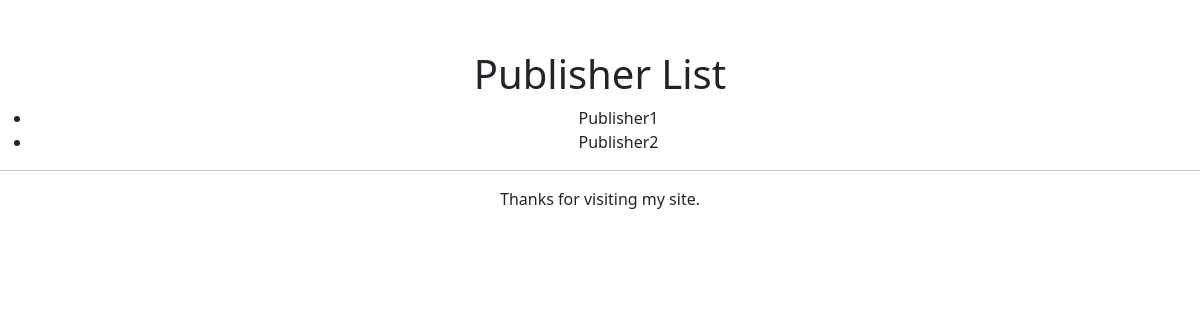
Page /publisher/ on the earlier database version.
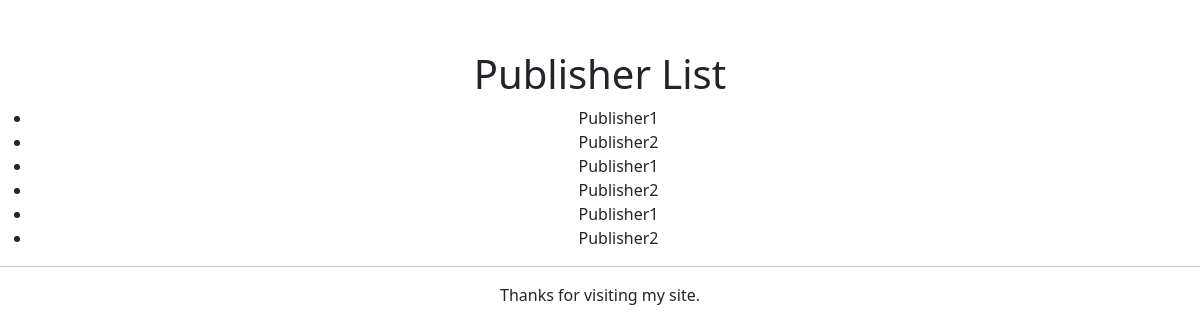
Same page on the later database version.
### exercises/models.py (models this page shows, shortened)
class Publisher(models.Model):
    name = models.CharField(max_length=30, null=True)
    address = models.CharField(max_length=50, null=True)
    city = models.CharField(max_length=60, null=True)
    state_province = models.CharField(max_length=30, null=True)
    country = models.CharField(max_length=50, null=True)
    website = models.URLField(max_length = 200, null=True)

### exercises/views.py (the view)
# urls.py: path("publisher/", PublisherListView.as_view(), name='publishers'),
class PublisherListView(ListView):
    model = Publisher
    queryset = Publisher.objects.all()
    context_object_name = "publisher_list"
    template_name = "publisher_list.html"

### templates/publisher_list.html (shortened to what this page needs)
{% extends "base.html" %}
{% block header %}
<h1>Publisher List</h1>
{% endblock %}
{% block content %}
<ul>
{% for publisher in publisher_list %}
    <li><a>{{ publisher.name }}</a></li>
{% empty %}
    <li>No publishers</li>
{% endfor %}
</ul>
{% endblock %}

Differences in the rows shown:
added Publisher: name "Publisher1"
added Publisher: name "Publisher2"
added Publisher: name "Publisher1"
added Publisher: name "Publisher2"
